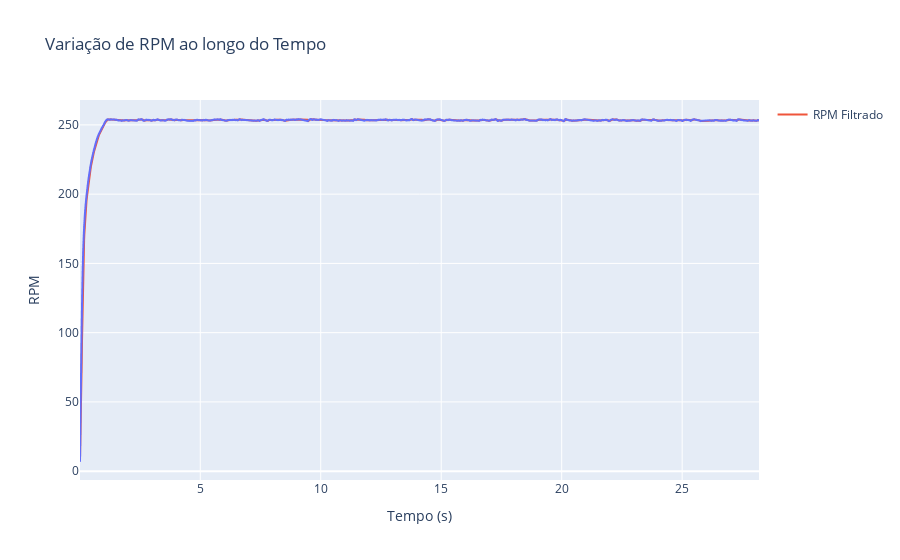

Source (notebook cell):
### Code cell
window_size = 5
dados['dados_filtrados'] = dados['RPM'].rolling(window=window_size, min_periods=1).mean()


plt.figure(figsize=(10, 6))
plt.plot(dados['Tempo (s)'], dados['RPM'], label='Dados Originais')
plt.plot(dados['Tempo (s)'], dados['dados_filtrados'], label='Dados Filtrados (Média Móvel)')
plt.xlabel('Tempo (s)')
plt.ylabel('RPM')
plt.title('Dados Originais vs Dados Filtrados')
plt.legend()
plt.grid(True)
plt.tight_layout()
plt.show()


fig = px.line(dados, x='Tempo (s)', y='RPM', title='Variação de RPM ao longo do Tempo')
fig.add_scatter(x=dados['Tempo (s)'], y=dados['dados_filtrados'], mode='lines', name='RPM Filtrado')
fig.update_xaxes(title='Tempo (s)')
fig.update_yaxes(title='RPM')
fig.show()

### Figure 1 — Plotly figure (JSON) as saved in the notebook; plotly's stock layout.template omitted (floating-point values rounded to 4 significant figures; data arrays with more than 128 entries replaced by an {"elided": "..."} marker saying what was removed)
{"data": [{"hovertemplate": "Tempo (s)=%{x}<br>RPM=%{y}<extra></extra>", "legendgroup": "", "line": {"color": "#636efa", "dash": "solid"}, "marker": {"symbol": "circle"}, "mode": "lines", "name": "", "showlegend": false, "type": "scattergl", "x": {"elided": "2520 float values"}, "xaxis": "x", "y": {"elided": "2520 float values"}, "yaxis": "y"}, {"mode": "lines", "name": "RPM Filtrado", "type": "scatter", "x": {"elided": "2520 float values"}, "y": {"elided": "2520 float values"}}], "layout": {"legend": {"tracegroupgap": 0}, "title": {"text": "Variação de RPM ao longo do Tempo"}, "xaxis": {"anchor": "y", "domain": [0, 1], "title": {"text": "Tempo (s)"}}, "yaxis": {"anchor": "x", "domain": [0, 1], "title": {"text": "RPM"}}}}
